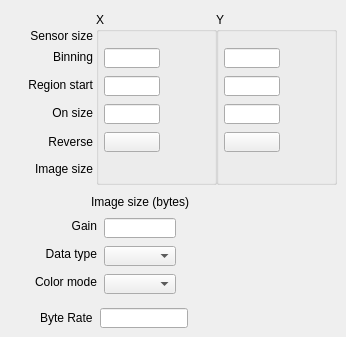
    <widget class="QWidget" name="tab_2">
     <attribute name="title">
      <string>Readout</string>
     </attribute>
     <widget class="QELabel" name="qelabel_21">
      <property name="geometry">
       <rect>
        <x>196</x>
        <y>194</y>
        <width>61</width>
        <height>16</height>
       </rect>
      </property>
      <property name="variable" stdset="0">
       <string>$(P):cam1:ArraySize_RBV</string>
      </property>
      <property name="variableSubstitutions" stdset="0">
       <string>P=CPS1</string>
      </property>
      <property name="displayAlarmState">
       <bool>false</bool>
      </property>
     </widget>
     <widget class="QGroupBox" name="groupBox_X">
      <property name="geometry">
       <rect>
        <x>96</x>
        <y>12</y>
        <width>121</width>
        <height>173</height>
       </rect>
      </property>
      <property name="title">
       <string>X</string>
      </property>
      <widget class="QELabel" name="qelabel_19">
       <property name="geometry">
        <rect>
         <x>8</x>
         <y>149</y>
         <width>58</width>
         <height>15</height>
        </rect>
       </property>
       <property name="variable" stdset="0">
        <string>$(P):cam1:ArraySizeX_RBV</string>
       </property>
       <property name="variableSubstitutions" stdset="0">
        <string>P=CPS1</string>
       </property>
       <property name="displayAlarmState">
        <bool>false</bool>
       </property>
      </widget>
      <widget class="QELineEdit" name="qelineedit">
       <property name="geometry">
        <rect>
         <x>8</x>
         <y>36</y>
         <width>56</width>
         <height>20</height>
        </rect>
       </property>
       <property name="variable" stdset="0">
        <string>$(P):cam1:BinX</string>
       </property>
       <property name="variableSubstitutions" stdset="0">
        <string>P=CPS1</string>
       </property>
       <property name="displayAlarmState">
        <bool>false</bool>
       </property>
      </widget>
      <widget class="QELineEdit" name="qelineedit_4">
       <property name="geometry">
        <rect>
         <x>8</x>
         <y>64</y>
         <width>56</width>
         <height>20</height>
        </rect>
       </property>
       <property name="variable" stdset="0">
        <string>$(P):cam1:MinX</string>
       </property>
       <property name="variableSubstitutions" stdset="0">
        <string>P=CPS1</string>
       </property>
       <property name="displayAlarmState">
        <bool>false</bool>
       </property>
      </widget>
      <widget class="QELabel" name="qelabel_11">
       <property name="geometry">
        <rect>
         <x>8</x>
         <y>16</y>
         <width>58</width>
         <height>15</height>
        </rect>
       </property>
       <property name="variable" stdset="0">
        <string>$(P):cam1:MaxSizeX_RBV</string>
       </property>
       <property name="variableSubstitutions" stdset="0">
        <string>P=CPS1</string>
       </property>
       <property name="displayAlarmState">
        <bool>false</bool>
       </property>
      </widget>
      <widget class="QELineEdit" name="qelineedit_6">
       <property name="geometry">
        <rect>
         <x>8</x>
         <y>92</y>
         <width>56</width>
         <height>20</height>
        </rect>
       </property>
       <property name="variable" stdset="0">
        <string>$(P):cam1:SizeX</string>
       </property>
       <property name="variableSubstitutions" stdset="0">
        <string>P=CPS1</string>
       </property>
       <property name="displayAlarmState">
        <bool>false</bool>
       </property>
      </widget>
      <widget class="QELabel" name="qelabel_13">
       <property name="geometry">
        <rect>
         <x>68</x>
         <y>35</y>
         <width>36</width>
         <height>20</height>
        </rect>
       </property>
       <property name="variable" stdset="0">
        <string>$(P):cam1:BinX_RBV</string>
       </property>
       <property name="variableSubstitutions" stdset="0">
        <string>P=CPS1</string>
       </property>
       <property name="displayAlarmState">
        <bool>false</bool>
       </property>
      </widget>
      <widget class="QELabel" name="qelabel_16">
       <property name="geometry">
        <rect>
         <x>68</x>
         <y>63</y>
         <width>41</width>
         <height>20</height>
        </rect>
       </property>
       <property name="variable" stdset="0">
        <string>$(P):cam1:MinX_RBV</string>
       </property>
       <property name="variableSubstitutions" stdset="0">
        <string>P=CPS1</string>
       </property>
       <property name="displayAlarmState">
        <bool>false</bool>
       </property>
      </widget>
      <widget class="QELabel" name="qelabel_18">
       <property name="geometry">
        <rect>
         <x>68</x>
         <y>91</y>
         <width>41</width>
         <height>20</height>
        </rect>
       </property>
       <property name="variable" stdset="0">
        <string>$(P):cam1:SizeX_RBV</string>
       </property>
       <property name="variableSubstitutions" stdset="0">
        <string>P=CPS1</string>
       </property>
       <property name="displayAlarmState">
        <bool>false</bool>
       </property>
      </widget>
      <widget class="CAButton" name="cabutton_2">
       <property name="geometry">
        <rect>
         <x>8</x>
         <y>120</y>
         <width>56</width>
         <height>20</height>
        </rect>
       </property>
       <property name="checkable">
        <bool>true</bool>
       </property>
       <property name="writeOnClick" stdset="0">
        <bool>true</bool>
       </property>
       <property name="onText">
        <string>Yes</string>
       </property>
       <property name="offText">
        <string>No</string>
       </property>
       <property name="variable" stdset="0">
        <string>$(P):cam1:ReverseX</string>
       </property>
       <property name="variableSubstitutions" stdset="0">
        <string>P=CPS1</string>
       </property>
       <property name="subscribe">
        <bool>true</bool>
       </property>
       <property name="AlarmEnable" stdset="0">
        <bool>false</bool>
       </property>
      </widget>
     </widget>
     <widget class="QGroupBox" name="groupBox_Y">
      <property name="geometry">
       <rect>
        <x>216</x>
        <y>12</y>
        <width>121</width>
        <height>173</height>
       </rect>
      </property>
      <property name="title">
       <string>Y</string>
      </property>
      <widget class="QELabel" name="qelabel_12">
       <property name="geometry">
        <rect>
         <x>8</x>
         <y>16</y>
         <width>58</width>
         <height>15</height>
        </rect>
       </property>
       <property name="variable" stdset="0">
        <string>$(P):cam1:MaxSizeY_RBV</string>
       </property>
       <property name="variableSubstitutions" stdset="0">
        <string>P=CPS1</string>
       </property>
       <property name="displayAlarmState">
        <bool>false</bool>
       </property>
      </widget>
      <widget class="QELabel" name="qelabel_20">
       <property name="geometry">
        <rect>
         <x>8</x>
         <y>149</y>
         <width>58</width>
         <height>15</height>
        </rect>
       </property>
       <property name="variable" stdset="0">
        <string>$(P):cam1:ArraySizeY_RBV</string>
       </property>
       <property name="variableSubstitutions" stdset="0">
        <string>P=CPS1</string>
       </property>
       <property name="displayAlarmState">
        <bool>false</bool>
       </property>
      </widget>
      <widget class="QELineEdit" name="qelineedit_5">
       <property name="geometry">
        <rect>
         <x>8</x>
         <y>92</y>
         <width>56</width>
         <height>20</height>
        </rect>
       </property>
       <property name="variable" stdset="0">
        <string>$(P):cam1:SizeY</string>
       </property>
       <property name="variableSubstitutions" stdset="0">
        <string>P=CPS1</string>
       </property>
       <property name="displayAlarmState">
        <bool>false</bool>
       </property>
      </widget>
      <widget class="QELineEdit" name="qelineedit_2">
       <property name="geometry">
        <rect>
         <x>8</x>
         <y>36</y>
         <width>56</width>
         <height>20</height>
        </rect>
       </property>
       <property name="variable" stdset="0">
        <string>$(P):cam1:BinY</string>
       </property>
       <property name="variableSubstitutions" stdset="0">
        <string>P=CPS1</string>
       </property>
       <property name="displayAlarmState">
        <bool>false</bool>
       </property>
      </widget>
      <widget class="QELabel" name="qelabel_14">
       <property name="geometry">
        <rect>
         <x>68</x>
         <y>35</y>
         <width>36</width>
         <height>20</height>
        </rect>
       </property>
       <property name="variable" stdset="0">
        <string>$(P):cam1:BinY_RBV</string>
       </property>
       <property name="variableSubstitutions" stdset="0">
        <string>P=CPS1</string>
       </property>
       <property name="displayAlarmState">
        <bool>false</bool>
       </property>
      </widget>
      <widget class="QELineEdit" name="qelineedit_3">
       <property name="geometry">
        <rect>
         <x>8</x>
         <y>64</y>
         <width>56</width>
         <height>20</height>
        </rect>
       </property>
       <property name="variable" stdset="0">
        <string>$(P):cam1:MinY</string>
       </property>
       <property name="variableSubstitutions" stdset="0">
        <string>P=CPS1</string>
       </property>
       <property name="displayAlarmState">
        <bool>false</bool>
       </property>
      </widget>
      <widget class="QELabel" name="qelabel_17">
       <property name="geometry">
        <rect>
         <x>68</x>
         <y>91</y>
         <width>41</width>
         <height>20</height>
        </rect>
       </property>
       <property name="variable" stdset="0">
        <string>$(P):cam1:SizeY_RBV</string>
       </property>
       <property name="variableSubstitutions" stdset="0">
        <string>P=CPS1</string>
       </property>
       <property name="displayAlarmState">
        <bool>false</bool>
       </property>
      </widget>
      <widget class="QELabel" name="qelabel_15">
       <property name="geometry">
        <rect>
         <x>68</x>
         <y>63</y>
         <width>41</width>
         <height>20</height>
        </rect>
       </property>
       <property name="variable" stdset="0">
        <string>$(P):cam1:MinY_RBV</string>
       </property>
       <property name="variableSubstitutions" stdset="0">
        <string>P=CPS1</string>
       </property>
       <property name="displayAlarmState">
        <bool>false</bool>
       </property>
      </widget>
      <widget class="CAButton" name="cabutton_3">
       <property name="geometry">
        <rect>
         <x>8</x>
         <y>120</y>
         <width>56</width>
         <height>20</height>
        </rect>
       </property>
       <property name="checkable">
        <bool>true</bool>
       </property>
       <property name="writeOnClick" stdset="0">
        <bool>true</bool>
       </property>
       <property name="onText">
        <string>Yes</string>
       </property>
       <property name="offText">
        <string>No</string>
       </property>
       <property name="variable" stdset="0">
        <string>$(P):cam1:ReverseY</string>
       </property>
       <property name="variableSubstitutions" stdset="0">
        <string>P=CPS1</string>
       </property>
       <property name="subscribe">
        <bool>true</bool>
       </property>
       <property name="AlarmEnable" stdset="0">
        <bool>false</bool>
       </property>
      </widget>
     </widget>
     <widget class="QLabel" name="label_13">
      <property name="geometry">
       <rect>
        <x>8</x>
        <y>28</y>
        <width>85</width>
        <height>16</height>
       </rect>
      </property>
      <property name="text">
       <string>Sensor size</string>
      </property>
      <property name="alignment">
       <set>Qt::AlignRight|Qt::AlignTrailing|Qt::AlignVCenter</set>
      </property>
     </widget>
     <widget class="QLabel" name="label_14">
      <property name="geometry">
       <rect>
        <x>8</x>
        <y>47</y>
        <width>85</width>
        <height>20</height>
       </rect>
      </property>
      <property name="text">
       <string>Binning</string>
      </property>
      <property name="alignment">
       <set>Qt::AlignRight|Qt::AlignTrailing|Qt::AlignVCenter</set>
      </property>
     </widget>
     <widget class="QLabel" name="label_15">
      <property name="geometry">
       <rect>
        <x>8</x>
        <y>75</y>
        <width>85</width>
        <height>20</height>
       </rect>
      </property>
      <property name="text">
       <string>Region start</string>
      </property>
      <property name="alignment">
       <set>Qt::AlignRight|Qt::AlignTrailing|Qt::AlignVCenter</set>
      </property>
     </widget>
     <widget class="QLabel" name="label_16">
      <property name="geometry">
       <rect>
        <x>8</x>
        <y>103</y>
        <width>85</width>
        <height>20</height>
       </rect>
      </property>
      <property name="text">
       <string>On size</string>
      </property>
      <property name="alignment">
       <set>Qt::AlignRight|Qt::AlignTrailing|Qt::AlignVCenter</set>
      </property>
     </widget>
     <widget class="QLabel" name="label_17">
      <property name="geometry">
       <rect>
        <x>8</x>
        <y>161</y>
        <width>85</width>
        <height>15</height>
       </rect>
      </property>
      <property name="text">
       <string>Image size</string>
      </property>
      <property name="alignment">
       <set>Qt::AlignRight|Qt::AlignTrailing|Qt::AlignVCenter</set>
      </property>
     </widget>
     <widget class="QLabel" name="label_18">
      <property name="geometry">
       <rect>
        <x>8</x>
        <y>132</y>
        <width>85</width>
        <height>20</height>
       </rect>
      </property>
      <property name="text">
       <string>Reverse</string>
      </property>
      <property name="alignment">
       <set>Qt::AlignRight|Qt::AlignTrailing|Qt::AlignVCenter</set>
      </property>
     </widget>
     <widget class="QLabel" name="label_19">
      <property name="geometry">
       <rect>
        <x>72</x>
        <y>194</y>
        <width>117</width>
        <height>16</height>
       </rect>
      </property>
      <property name="text">
       <string>Image size (bytes)</string>
      </property>
      <property name="alignment">
       <set>Qt::AlignRight|Qt::AlignTrailing|Qt::AlignVCenter</set>
      </property>
     </widget>
     <widget class="QELineEdit" name="qelineedit_7">
      <property name="geometry">
       <rect>
        <x>104</x>
        <y>218</y>
        <width>72</width>
        <height>20</height>
       </rect>
      </property>
      <property name="variable" stdset="0">
       <string>$(P):cam1:Gain</string>
      </property>
      <property name="variableSubstitutions" stdset="0">
       <string>P=CPS1</string>
      </property>
      <property name="displayAlarmState">
       <bool>false</bool>
      </property>
     </widget>
     <widget class="QELabel" name="qelabel_22">
      <property name="geometry">
       <rect>
        <x>184</x>
        <y>216</y>
        <width>61</width>
        <height>20</height>
       </rect>
      </property>
      <property name="variable" stdset="0">
       <string>$(P):cam1:Gain_RBV</string>
      </property>
      <property name="variableSubstitutions" stdset="0">
       <string>P=CPS1</string>
      </property>
      <property name="displayAlarmState">
       <bool>false</bool>
      </property>
     </widget>
     <widget class="QEComboBox" name="qecombobox_4">
      <property name="geometry">
       <rect>
        <x>104</x>
        <y>246</y>
        <width>72</width>
        <height>20</height>
       </rect>
      </property>
      <property name="variable" stdset="0">
       <string>$(P):cam1:DataType</string>
      </property>
      <property name="variableSubstitutions" stdset="0">
       <string>P=CPS1</string>
      </property>
      <property name="subscribe">
       <bool>true</bool>
      </property>
      <property name="displayAlarmState">
       <bool>false</bool>
      </property>
     </widget>
     <widget class="QEComboBox" name="qecombobox_5">
      <property name="geometry">
       <rect>
        <x>104</x>
        <y>274</y>
        <width>72</width>
        <height>20</height>
       </rect>
      </property>
      <property name="variable" stdset="0">
       <string>$(P):cam1:ColorMode</string>
      </property>
      <property name="variableSubstitutions" stdset="0">
       <string>P=CPS1</string>
      </property>
      <property name="subscribe">
       <bool>true</bool>
      </property>
      <property name="displayAlarmState">
       <bool>false</bool>
      </property>
     </widget>
     <widget class="QLabel" name="label_20">
      <property name="geometry">
       <rect>
        <x>40</x>
        <y>216</y>
        <width>57</width>
        <height>20</height>
       </rect>
      </property>
      <property name="text">
       <string>Gain</string>
      </property>
      <property name="alignment">
       <set>Qt::AlignRight|Qt::AlignTrailing|Qt::AlignVCenter</set>
      </property>
     </widget>
     <widget class="QLabel" name="label_21">
      <property name="geometry">
       <rect>
        <x>32</x>
        <y>244</y>
        <width>65</width>
        <height>20</height>
       </rect>
      </property>
      <property name="text">
       <string>Data type</string>
      </property>
      <property name="alignment">
       <set>Qt::AlignRight|Qt::AlignTrailing|Qt::AlignVCenter</set>
      </property>
     </widget>
     <widget class="QLabel" name="label_22">
      <property name="geometry">
       <rect>
        <x>24</x>
        <y>272</y>
        <width>73</width>
        <height>20</height>
       </rect>
      </property>
      <property name="text">
       <string>Color mode</string>
      </property>
      <property name="alignment">
       <set>Qt::AlignRight|Qt::AlignTrailing|Qt::AlignVCenter</set>
      </property>
     </widget>
     <widget class="QELabel" name="qelabel_23">
      <property name="geometry">
       <rect>
        <x>184</x>
        <y>244</y>
        <width>61</width>
        <height>20</height>
       </rect>
      </property>
      <property name="variable" stdset="0">
       <string>$(P):cam1:DataType_RBV</string>
      </property>
      <property name="variableSubstitutions" stdset="0">
       <string>P=CPS1</string>
      </property>
      <property name="displayAlarmState">
       <bool>false</bool>
      </property>
     </widget>
     <widget class="QELabel" name="qelabel_24">
      <property name="geometry">
       <rect>
        <x>184</x>
        <y>272</y>
        <width>61</width>
        <height>20</height>
       </rect>
      </property>
      <property name="variable" stdset="0">
       <string>$(P):cam1:ColorMode_RBV</string>
      </property>
      <property name="variableSubstitutions" stdset="0">
       <string>P=CPS1</string>
      </property>
      <property name="displayAlarmState">
       <bool>false</bool>
      </property>
     </widget>
     <widget class="QLabel" name="label_46">
      <property name="geometry">
       <rect>
        <x>40</x>
        <y>308</y>
        <width>56</width>
        <height>20</height>
       </rect>
      </property>
      <property name="text">
       <string>Byte Rate</string>
      </property>
     </widget>
     <widget class="QELineEdit" name="qelineedit_1">
      <property name="geometry">
       <rect>
        <x>100</x>
        <y>308</y>
        <width>88</width>
        <height>20</height>
       </rect>
      </property>
      <property name="variable" stdset="0">
       <string>$(P):cam1:PSByteRate</string>
      </property>
      <property name="variableSubstitutions" stdset="0">
       <string>P=CPS1</string>
      </property>
      <property name="displayAlarmState">
       <bool>false</bool>
      </property>
     </widget>
     <widget class="QELabel" name="qelabel_1">
      <property name="geometry">
       <rect>
        <x>192</x>
        <y>308</y>
        <width>85</width>
        <height>20</height>
       </rect>
      </property>
      <property name="variable" stdset="0">
       <string>$(P):cam1:PSByteRate_RBV</string>
      </property>
      <property name="variableSubstitutions" stdset="0">
       <string>P=CPS1</string>
      </property>
      <property name="displayAlarmState">
       <bool>false</bool>
      </property>
     </widget>
     <zorder>groupBox_Y</zorder>
     <zorder>groupBox_X</zorder>
     <zorder>qelabel_21</zorder>
     <zorder>label_13</zorder>
     <zorder>label_14</zorder>
     <zorder>label_15</zorder>
     <zorder>label_16</zorder>
     <zorder>label_17</zorder>
     <zorder>label_18</zorder>
     <zorder>label_19</zorder>
     <zorder>qelineedit_7</zorder>
     <zorder>qelabel_22</zorder>
     <zorder>qecombobox_4</zorder>
     <zorder>qecombobox_5</zorder>
     <zorder>label_20</zorder>
     <zorder>label_21</zorder>
     <zorder>label_22</zorder>
     <zorder>qelabel_23</zorder>
     <zorder>qelabel_24</zorder>
     <zorder>label_46</zorder>
     <zorder>qelineedit_1</zorder>
     <zorder>qelabel_1</zorder>
    </widget>
